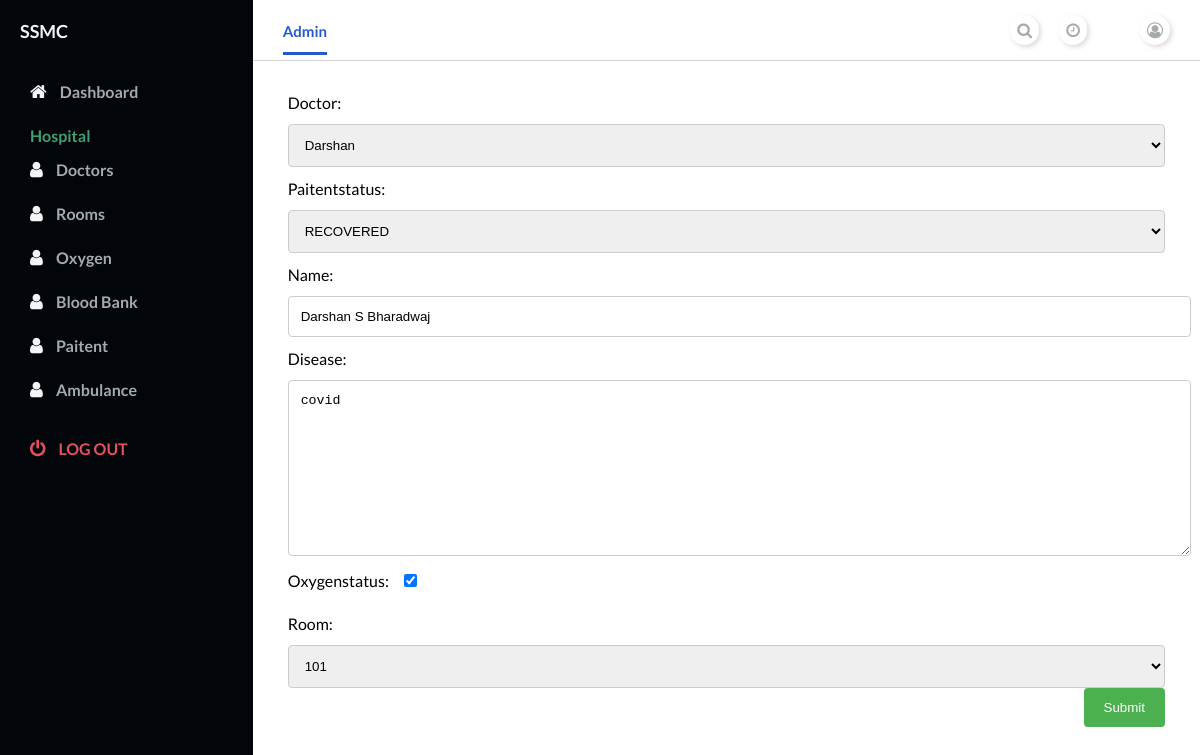
The page /hospital/dashboard/paitent/1/ (signed in) on the database its author committed.
### hospital/models.py (models this page shows, shortened)
class PaitentModel(models.Model):
    PAITENT_CHOICES = (
        ('ADMISSION','ADMISSION'),
        ('ONHOLD','ONHOLD'),
        ('PURSUING','PURSUING'),
        ('RECOVERED','RECOVERED'),
        )
    paitenthospital = models.ForeignKey(User, on_delete=models.CASCADE,
                               related_name='paitenthospital')
    doctor = models.ForeignKey(DoctorModel, on_delete=models.CASCADE,
                               related_name='doctor')
    paitentstatus=models.CharField(blank=True,null=True,choices=PAITENT_CHOICES,max_length=20)
    name=models.CharField(null=True,blank=True,max_length=50)
    disease=models.TextField(blank=True,null=True,default="")
    oxygenstatus=models.BooleanField(default=False)
    room=models.ForeignKey(RoomModel, on_delete=models.CASCADE,
                               related_name='room')

### accounts/models.py (models this page shows, shortened)
class User(AbstractUser):
    username = None
    role = models.CharField(max_length=12, error_messages={
        'required': "Role must be provided"
    })
    gender = models.CharField(max_length=10, blank=True, null=True, default="")
    email = models.EmailField(unique=True, blank=False,
                              error_messages={
                                  'unique': "A user with that email already exists.",
                              })
    address=models.TextField(blank=True,null=True,default="")
    phone_number = PhoneField(blank=True, help_text='Contact phone number')
    pincode=models.CharField( max_length=6, default="")
    USERNAME_FIELD = "email"
    REQUIRED_FIELDS = []
    objects = UserManager()

### hospital/views.py (the view, shortened to what this page needs)
# urls.py: path('paitent/<int:pk>/',PaitentUpdateView.as_view(), name='paitent-edit'),
class PaitentUpdateView(UpdateView):
    model = PaitentModel
    form_class = PaitentUpdateForm
    context_object_name = 'p'
    template_name = 'hospital/paitentedit.html'
    @method_decorator(login_required(login_url=reverse_lazy('accounts:login')))
    @method_decorator(user_is_hospital)
    def dispatch(self, *args, **kwargs):
        self.id = kwargs['pk']
        return super(PaitentUpdateView, self).dispatch(*args, **kwargs)

### hospital/forms.py
class PaitentUpdateForm(forms.ModelForm):
    class Meta:
        model=PaitentModel
        fields=['doctor','paitentstatus','name','disease','oxygenstatus','room']
        widgets = {
             'name': TextInput(attrs={
                                     'class': "form-control",
                                     }),
        }

### hospital/models.py (called while the page is built)
    def __str__(self):
        return self.doctor_name

    def __str__(self):
        return str(self.room_no)

### templates/hospital/paitentedit.html (shortened to what this page needs)
{% extends 'hospital/home.html' %}
{% load static %}
{% block content %}
<main>
    <div class="main__container">
      <form action="{% url 'hospital:paitent-edit'  pk=p.id %}" method="post">
{{form.as_p}}
<input type="submit" value="Submit">
</form>
    </div>
  </main>
{% endblock %}

### templates/hospital/home.html (shortened to what this page needs)
{% load static %}
<!DOCTYPE html>
<html lang="en">
<head>
    <link
      rel="stylesheet"
      href="https://stackpath.bootstrapcdn.com/font-awesome/4.7.0/css/font-awesome.min.css"
    />
    <link rel="stylesheet" href="{% static 'dashboard/style.css' %}" />
</head>
<body id="body">
    <div class="container">
    <nav class="navbar">
      <div class="navbar__left">
        <a class="active_link" href="#">Admin</a>
      </div>
      <div class="navbar__right">
        <a href="#">
          <i class="fa fa-search" aria-hidden="true"></i>
        </a>
        <a href="#">
          <i class="fa fa-clock-o" aria-hidden="true"></i>
        </a>
        <a href="#">
          <i class="fa fa-user-circle-o" aria-hidden="true"></i>
        </a>
      </div>
    </nav>
    {% block content %} {% endblock %}
      <div id="sidebar">
        <div class="sidebar__title">
          <div class="sidebar__img">
            <h1> {{ request.user.first_name }}</h1>
          </div>
        </div>
        <div class="sidebar__menu">
          <div class="sidebar__link ">
            <i class="fa fa-home"></i>
            <a href="{% url 'hospital:hospital-dashboard' %}">Dashboard</a>
          </div>
          <h2>Hospital</h2>
          <div class="sidebar__link">
            <i class="fa fa-user" aria-hidden="true"></i>
            <a href="{% url 'hospital:doctor-list' %}">Doctors</a>
          </div>
          <div class="sidebar__link">
            <i class="fa fa-user" aria-hidden="true"></i>
            <a href="{% url 'hospital:room-list' %}">Rooms</a>
          </div>
          <div class="sidebar__link">
            <i class="fa fa-user" aria-hidden="true"></i>
            <a href="{% url 'hospital:oxygen-list' %}">Oxygen</a>
          </div>
          <div class="sidebar__link">
            <i class="fa fa-user" aria-hidden="true"></i>
            <a href="{% url 'hospital:blood-list' %}">Blood Bank</a>
          </div>
          <div class="sidebar__link">
            <i class="fa fa-user" aria-hidden="true"></i>
            <a href="{% url 'hospital:paitent-list' %}">Paitent</a>
          </div>
          <div class="sidebar__link">
            <i class="fa fa-user" aria-hidden="true"></i>
            <a href="{% url 'hospital:ambulance-list' %}">Ambulance</a>
          </div>
           <div class="sidebar__logout">
            <i class="fa fa-power-off"></i>
            <a href="{% url 'accounts:logout' %}">Log out</a>
          </div>
        </div>
      </div>
    </div>
</body>
</html>

### assets/dashboard/style.css (style rules this page uses)
* { margin: 0; padding: 0; }
body { box-sizing: border-box; font-family: "Lato", sans-serif; }
.container { display: grid; height: 100vh; grid-template-columns: 0.8fr 1fr 1fr 1fr; grid-template-rows: 0.2fr 3fr; grid-template-areas: "sidebar nav nav nav" "sidebar main main main"; }
.navbar { background: #ffffff; grid-area: nav; height: 60px; display: flex; align-items: center; justify-content: space-between; padding: 0 30px 0 30px; border-bottom: 1px solid lightgray; }
.navbar__left > a { margin-right: 30px; text-decoration: none; color: #a5aaad; font-size: 15px; font-weight: 700; }
.navbar__left .active_link { color: #265acc; border-bottom: 3px solid #265acc; padding-bottom: 12px; }
.navbar__right { display: flex; justify-content: center; align-items: center; }
.navbar__right > a { margin-left: 20px; text-decoration: none; }
.navbar__right > a > i { color: #a5aaad; font-size: 16px; border-radius: 50px; background: #ffffff; box-shadow: 2px 2px 5px #d9d9d9, -2px -2px 5px #ffffff; padding: 7px; }
main { background: #ffffff; grid-area: main; overflow-y: auto; }
.main__container { padding: 20px 35px; }
#sidebar { background: #020509; grid-area: sidebar; overflow-y: auto; padding: 20px; -webkit-transition: all 0.5s; transition: all 0.5s; }
.sidebar__title { display: flex; justify-content: space-between; align-items: center; color: #f3f4f6; margin-bottom: 30px; }
.sidebar__img { display: flex; align-items: center; }
.sidebar__title > div > h1 { font-size: 18px; display: inline; }
.sidebar__menu > h2 { color: #3ea175; font-size: 16px; margin-top: 15px; margin-bottom: 5px; padding: 0 10px; font-weight: 700; }
.sidebar__link { color: #f3f4f6; padding: 10px; border-radius: 3px; margin-bottom: 5px; }
.sidebar__link > a { text-decoration: none; color: #a5aaad; font-weight: 700; }
.sidebar__link > i { margin-right: 10px; font-size: 18px; }
.sidebar__logout { margin-top: 20px; padding: 10px; color: #e65061; }
.sidebar__logout > a { text-decoration: none; color: #e65061; font-weight: 700; text-transform: uppercase; }
.sidebar__logout > i { margin-right: 10px; font-size: 18px; }

### templates/hospital/paitentedit.html (style rules this page uses)
input[type=text], select, textarea { width: 100%; padding: 12px; border: 1px solid #ccc; border-radius: 4px; resize: vertical; }
label { padding: 12px 12px 12px 0; display: inline-block; }
input[type=submit] { background-color: #4CAF50; color: white; padding: 12px 20px; border: none; border-radius: 4px; cursor: pointer; float: right; }

### rows shown on the page
PaitentModel: doctor "Darshan", paitentstatus "RECOVERED", name "Darshan S Bharadwaj", disease "covid", oxygenstatus "☑", room "101"
User: user.first_name "SSMC"
